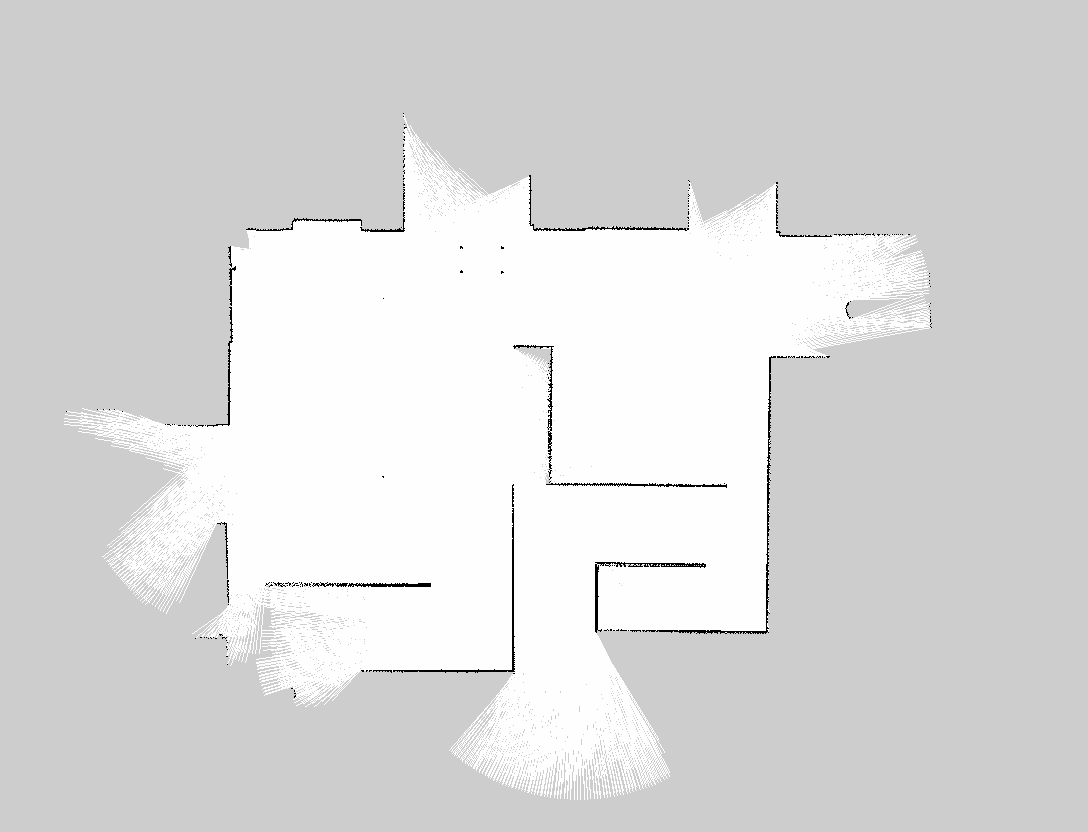
#> input picture src/qingzhou_mapping/scripts/concat_img/map1.pgm, 1088 x 832 px
$ python merge.py
#> lines starting #> are read from the running program, lines starting #| are printed output that depends on the picture; after the words box and inside, x2 and y2 are one past the last pixel; in counts of white or black regions, pixels touching at a corner belong together
#> further down, img1 is the input picture: shape (832, 1088, 3); min 0, max 254, mean 219
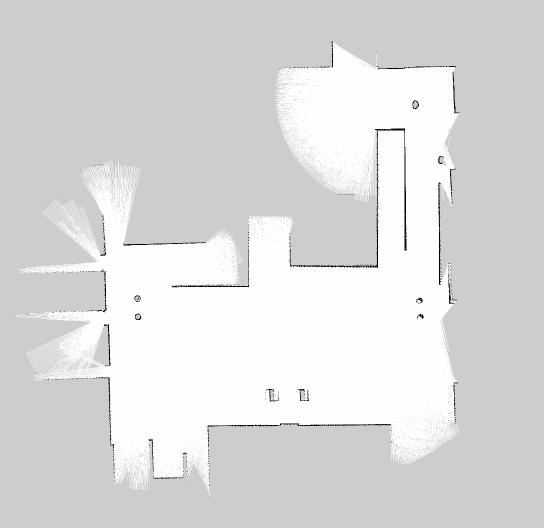
#> input picture src/qingzhou_mapping/scripts/concat_img/map2.pgm, 1088 x 1056 px (shown at 1/2 size)
#> further down, img2 is the input picture: shape (1056, 1088, 3); min 0, max 254, mean 219.8
import cv2 as cv


# img1 img2 分别是;两张地图 p1,p2是对应点 于两张地图的像素
import numpy as np


def concat_img(img1,img2,p1,p2):
#> called with p1 = (256, 335), p2 = (250, 285)
    img1 = cv.cvtColor(img1, cv.COLOR_BGR2GRAY)
#> img1: shape (832, 1088)
    img2 = cv.cvtColor(img2, cv.COLOR_BGR2GRAY)
#> img2: shape (1056, 1088)
    h1,w1 = img1.shape[:2]
#> h1 = 832; w1 = 1088
    h2,w2 = img2.shape[:2]
#> h2 = 1056; w2 = 1088
    print(w1,h1)
#| 1088 832
    print(w2, h2)
#| 1088 1056
    img1 = cv.resize(img1, (w1//2,h1//2))
#> img1: shape (416, 544)
    img2 = cv.resize(img2, (w2//2,h2//2))
#> img2: shape (528, 544)
    h1,w1 = img1.shape[:2]
#> h1 = 416; w1 = 544
    h2,w2 = img2.shape[:2]
#> h2 = 528; w2 = 544
    print(w1,h1)
#| 544 416
    print(w2, h2)
#| 544 528
    lw = max(p1[0],p2[0])
    rw = max(w1-p1[0],w2-p2[0])
#> rw = 294

    th = max(p1[1],p2[1])
    bh = max(h1 - p1[1], h2 - p2[1])
#> bh = 243

    w = lw + rw
#> w = 550
    h = th + bh
#> h = 578

    # 创建一个满足地图尺寸的底片
    # 行列
    creat1 = np.full((h, w), 205,dtype=np.uint8)
    creat2 = np.full((h, w), 205,dtype=np.uint8)
    #creat1 = np.zeros((h,w),dtype=np.uint8)
    #creat2 = np.zeros((h,w),dtype=np.uint8)
    cv.imshow('img1',img1)
    cv.imshow('img2',img2)
    cv.waitKey(0)
    # 将两个地图 分别放入底片对应的位置
    # 找到对应点在新地图的位置
    newp = (lw,th)
    img1posleft = (newp[0]-p1[0],newp[1]-p1[1])
    creat1[img1posleft[1]:img1posleft[1]+h1,img1posleft[0]:img1posleft[0]+w1] = img1
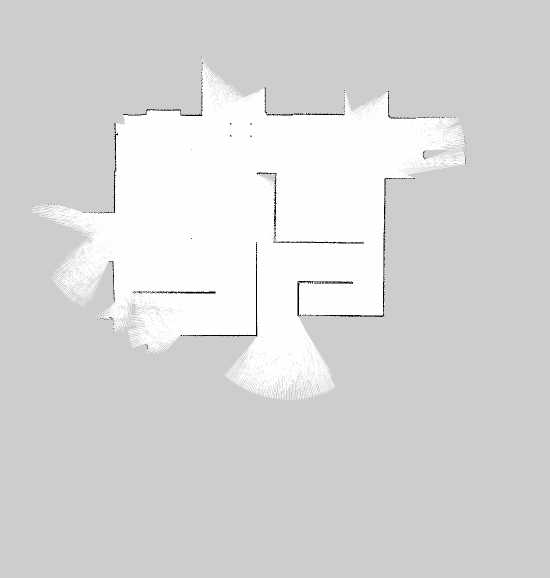
#> creat1: shape (578, 550); min 0, max 254, mean 215

    img2posleft = (newp[0]-p2[0],newp[1]-p2[1])
    creat2[img2posleft[1]:img2posleft[1]+h2,img2posleft[0]:img2posleft[0]+w2] = img2
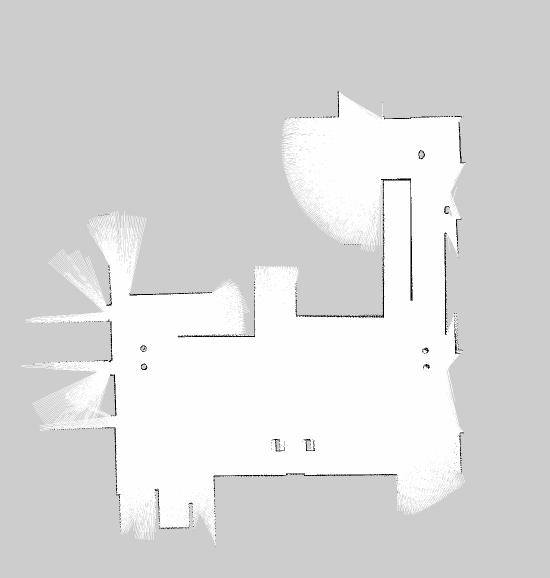
#> creat2: shape (578, 550); min 0, max 254, mean 218.4

    # print(creat)
    # print(img1posleft)
    cv.imshow("create1", creat1)
    cv.imshow("create2", creat2)
    cv.waitKey(0)
    # 取大 及白色和灰色区域  白 > 灰 > 黑
    res1 = cv.max(creat1, creat2)
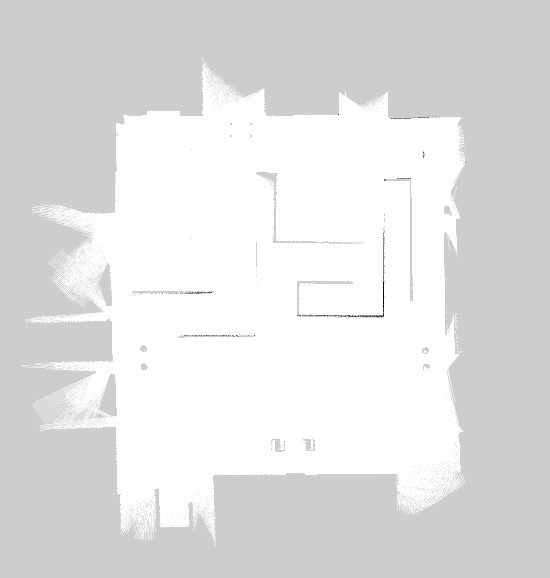
#> res1: shape (578, 550); min 0, max 254, mean 225.6
    # 这里是 res1  无黑 仅灰白

    #cv.imshow('img1',img1)
    #cv.imshow('img2',img2)
    cv.imshow('noblack',res1)
    cv.waitKey(0)

    # 只保留 黑色
    _, img1black = cv.threshold(creat1, 200, 255, cv.THRESH_BINARY)
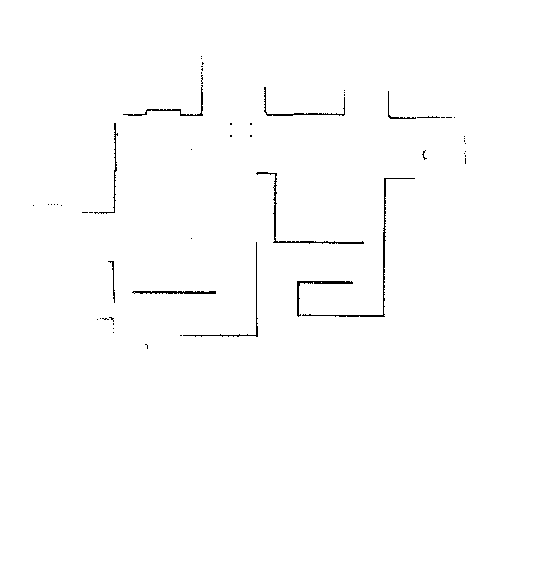
#> img1black: shape (578, 550); 99.3% white; black in thin lines or dots, all inside (x1, y1, x2, y2) = (33, 56, 466, 349)
    _, img2black = cv.threshold(creat2, 200, 255, cv.THRESH_BINARY)
#> img2black: shape (578, 550); 99% white; black in thin lines or dots, all inside (x1, y1, x2, y2) = (33, 91, 466, 547)

    res2 = cv.bitwise_and(img1black,img2black)
#> res2: shape (578, 550); 98.4% white; black in thin lines or dots, all inside (x1, y1, x2, y2) = (33, 56, 466, 547)
    cv.imshow("black",res2)
    cv.waitKey(0)

    # 合成结果
    res3 = cv.bitwise_and(res1,res2)
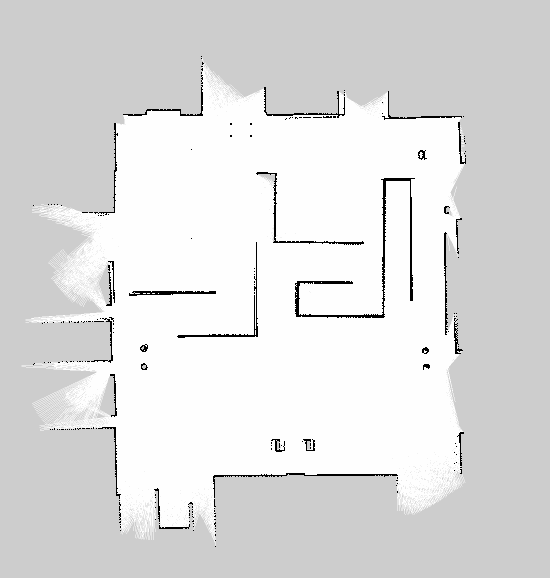
#> res3: shape (578, 550); min 0, max 254, mean 222.4
    cv.imshow("res3",res3)
    cv.waitKey(0)

    # 优化结果
    retval = cv.getStructuringElement(2, (5,5))
    retval1 = cv.getStructuringElement(1, (3, 3))
    # 腐蚀
    res4 = cv.morphologyEx(res3, 0, retval, 3)
    cv.imshow("lastres4", res4)
    cv.waitKey(0)
    # 膨胀
    res4 = cv.morphologyEx(res4, 1, retval1, 2)
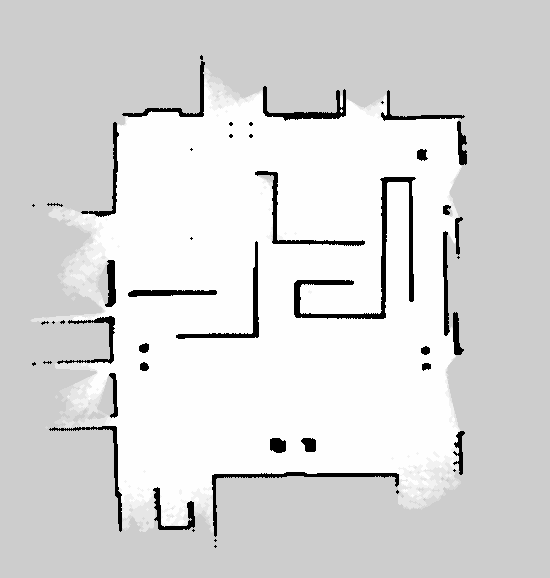
#> res4: shape (578, 550); min 0, max 254, mean 216.7
    cv.imshow("lastres5", res4)
    cv.waitKey(0)
    # 中值滤波
    res4 = cv.medianBlur(res4,3)
    cv.imshow("lastres6",res4)
    cv.waitKey(0)

    cv.imwrite("res.png",res4)
img1 = cv.imread("map1.pgm")
img2 = cv.imread("map2.pgm")


cv.imwrite("map1.png",img1)
cv.imwrite("map2.png",img2)
#cv.imshow("1",img1)
#cv.imshow("2",img2)
concat_img(img1,img2,(512//2,670//2),(500//2,570//2))
# print(np.max(img1))
cv.waitKey(0)
